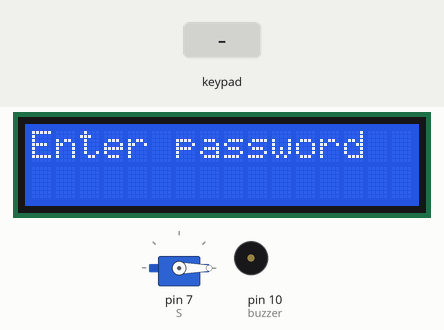
Simulated run of this sketch. Board: Arduino Uno, built with avr-gcc and run on an emulated ATmega328P. On the bench: servo, 16×2 character LCD, buzzer (waves = sounding). The test bench sets the inputs (shaded band). EEPROM starts erased.

Above: at 4.2 s.
4.3 s: keypad keys 1 2 3 4 # pressed 0.4 s apart
At 6.3 s:
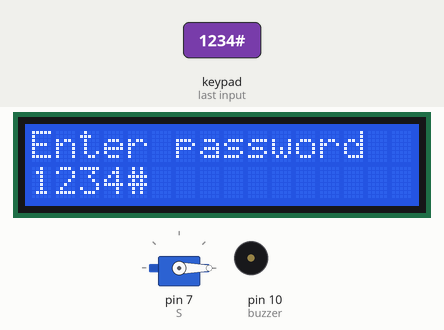
7.8 s: key 'A' pressed
10.8 s: key 'B' pressed
At 13.3 s:
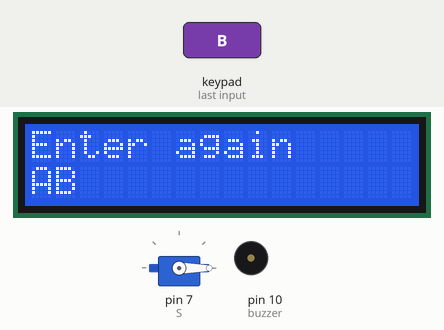
13.6 s: key 'C' pressed
At 14.5 s:
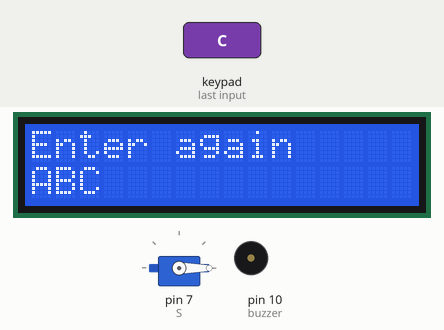
15.1 s: key '*' pressed
At 15.6 s:
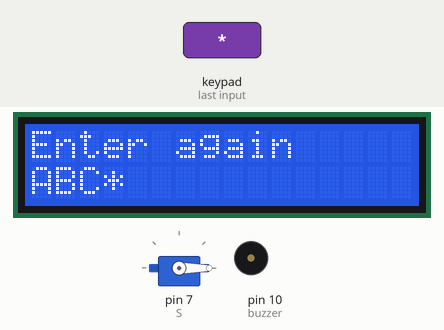
16.6 s: key '#' pressed
At 17.9 s:
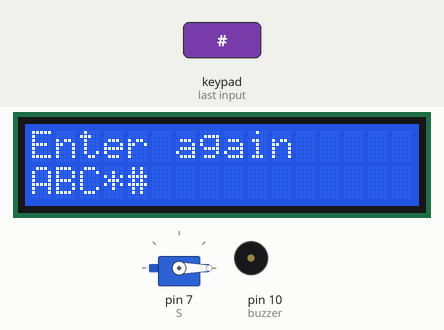
Timing chart, 0 to 24.1 s (numbered marks = the images above; inputs shaded):
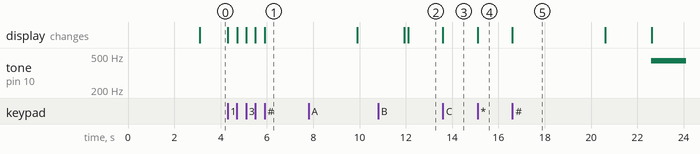

The sketch:

SecurifyTest_.ino
```cpp
#include<Servo.h>
#include<Keypad.h>
#include<EEPROM.h>
#include<LiquidCrystal.h>

LiquidCrystal lcd(12,11,2,3,4,5);
char pressed_key = '0';
char password[5]; //recognises key from the 4x4 keypad
char initial_pwd[5]; //original password is 12345 and is stored here.
int i=0;
const byte rows = 4;
const byte columns = 4;
char KeysPad[rows][columns] = {{'1','2','3','A'},{'4','5','6','B'}
                            ,{'7','8','9','C'},{'*','0','#','D'}};
byte row_pins[rows] = {A0,A1,A2,A3};
byte col_pins[columns] = {A4,A5,9,8};
Keypad keypad_keys = Keypad(makeKeymap(KeysPad),row_pins,col_pins,
                            rows,columns); //makes the keypad
int ServoPin = 7; Servo S;
int wrong = 0; //counts number of times wrong password is entered
const int buzzer = 10;
void setup()
{
  S.attach(7);
  S.write(0); //initial position of Servo motor which represents the locked state (0 degree)
  lcd.begin(16,2);
  lcd.clear();
  lcd.print("SECURIFY");
  lcd.setCursor(0,1);
  lcd.print("Digital Lock");
  delay(3000);
  lcd.clear();
  lcd.print("Enter password");
  lcd.setCursor(0,1);
  initialpassword();
  pinMode(buzzer, OUTPUT);

}

void loop()
{
  while(wrong < 2)
  {
    int result = gettingKeys();
    delay(1000);
    int corr = correctFunction(result);
    delay(1000);
    if(corr == 1)
    {
      break;
    }
    else
    {
      wrong++;
      lcd.clear();
      lcd.print("Incorrect!!!");
      delay(2000);
      lcd.clear();
      lcd.print("Enter again");
      lcd.setCursor(0,1);
    }
  }
  if(wrong == 2)
  {
    tone(buzzer,440,2000);
    lcd.clear();
    lcd.print("Alert Sent");
    lcd.setCursor(0,1);
    lcd.print("Alarm Going On!!!");
    delay(500);
  }
}
int gettingKeys()
{
  int count = 0;
  while(count<5)
  {
  pressed_key = keypad_keys.getKey();

  if(pressed_key)
  {
    password[count] = pressed_key;
    lcd.print(pressed_key);
    count++;
  }
  }
  return count;
}
int correctFunction(int a)
{
  int correct = 0;
  if(a==5)
  {
    delay(2000);
    for(int j=0;j<5;j++)
    {
      initial_pwd[j] = EEPROM.read(j);
    }
    if(strncmp(password,initial_pwd,5)==0)
    {
      lcd.clear();
      lcd.print("Correct Password");
      S.write(90); //servo motor rotates 90 degrees which represents the unlocked state
      delay(1000);
      S.write(0);
      delay(1000);
      correct++;

      delay(2000);
    }
  }
  if(correct!=0)
  return 1;
  else
  return 0;
}
void initialpassword()
{
  for(int j=0;j<5;j++)
  {
    EEPROM.write(j,j+49);
  }
  for(int j=0;j<5;j++)
  {
    initial_pwd[j] = EEPROM.read(j); //initial_pwd is now set to 12345
  }
}
```

Measured:
- after the input at 4.3 s, the display: first changes at once (image 1 shows a later state)
- after the input at 10.8 s, the display: first differs from a run without the input after 1.3 s (image 2)
- after the input at 13.6 s, the display: changes at once (image 3)
- after the input at 15.1 s, the display: changes at once (image 4)
- after the input at 16.6 s, tone on pin 10 (buzzer): silent → 440 Hz after 6.0 s; the display: changes at once (image 5)
